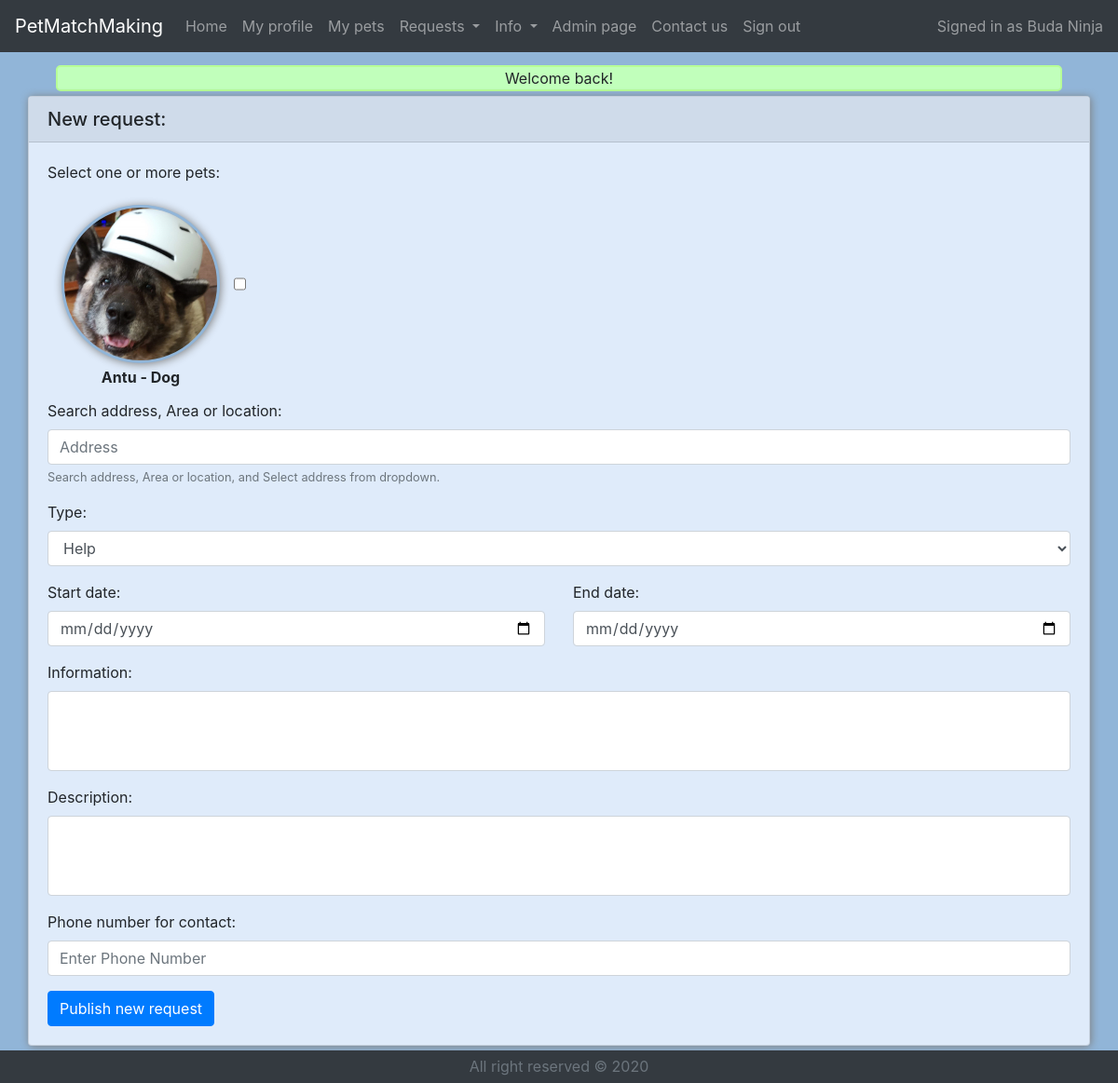
The page /main.php?helpRequestAdd (signed in) on the database its author committed.
### tables this page shows
CREATE TABLE `users` (
  `userID` int(11) NOT NULL,
  `userEmail` varchar(64) NOT NULL,
  `userPassword` varchar(64) NOT NULL,
  `userFName` varchar(64) NOT NULL,
  `userLName` varchar(64) NOT NULL,
  `userPhone` varchar(64) NOT NULL,
  `userBirthday` date NOT NULL,
  `userAbout` text NOT NULL,
  `userRegisterTime` datetime NOT NULL,
  `userStatus` varchar(64) NOT NULL
);

CREATE TABLE `pets` (
  `petID` int(11) NOT NULL,
  `userID` int(11) NOT NULL,
  `petName` varchar(64) NOT NULL,
  `petType` varchar(64) NOT NULL,
  `petBirthday` date NOT NULL,
  `petSex` varchar(64) NOT NULL,
  `petFood` text NOT NULL,
  `petTemper` text NOT NULL,
  `petAbout` text NOT NULL,
  `petStatus` int(11) NOT NULL,
  `petRegisterTime` datetime NOT NULL
);

### classes/dbClass.php (called while the page is built, shortened)
<?php
require_once "User.php";
class dbClass
{
    private $host;
    private $db;
    private $charset;
    private $user;
    private $pass;
    private $opt = array(
        PDO::ATTR_ERRMODE => PDO::ERRMODE_EXCEPTION,
        PDO::ATTR_DEFAULT_FETCH_MODE => PDO::FETCH_ASSOC
    );
    private $connection;
    public function __construct(string $host = "localhost", string $db = "petmatchdb", string $charset = "utf8", string $user = "root", string $pass = "")
    {
        $this->host = $host;
        $this->db = $db;
        $this->charset = $charset;
        $this->user = $user;
        $this->pass = $pass;
    }
    public function connect()
    {
        $dsn = "mysql:host=$this->host;dbname=$this->db;charset=$this->charset";
        $this->connection = new PDO($dsn, $this->user, $this->pass, $this->opt);
    }
    public function disconnect(){
        $this->connection = null;
    }
    public function getObjectsGeneral($table_name, $condition, $objectToFetch){
        $objArray = Array();
        $sql="SELECT * FROM `".$table_name."`".$condition;
        $result = $this->connection->query($sql);
        while ($row = $result->fetchObject($objectToFetch)){
            $objArray[] = $row;
        }
        return $objArray;
    }
    function xmlToString($htmlStr)
    {
        $xmlStr=str_replace('&lt;','<',$htmlStr);
        $xmlStr=str_replace('&gt;','>',$xmlStr);
        $xmlStr=str_replace('&quot;','"',$xmlStr);
        $xmlStr=str_replace("&#39;","'",$xmlStr);
        $xmlStr=str_replace('&amp;',"&",$xmlStr);
        return $xmlStr;
    }
    public function getSignedInUserData()
    {
        if (isset($_SESSION['user'])) {
            $statement = $this->connection->prepare("SELECT * FROM users WHERE userID=:id");
            $statement->execute([':id'=>$_SESSION['user']]);
            $userFromDB=$statement->fetchObject('User');
            $userFromDB->setUserPassword("Hi there!");
            return $userFromDB;
        }
    }
    public function getPetsByUserID($id)
    {
        $petsArray = Array();
        $result = $this->connection->query("SELECT * FROM `pets` WHERE userID='$id'");
        while ($row = $result->fetchObject('Pet')) {
            $petsArray[] = $row;
        }
        return $petsArray;
    }
    public function getPetImageLocation(Pet $p)
    {
        $location = "Images/Pets/";
        $filename = $p->getPetID().".JPG";
        return $location.$filename;
    }
}

### classes/User.php (called while the page is built, shortened)
<?php
require_once "dbClass.php";
class User
{
    private $userFName;
    private $userLName;
    private $userPhone;
    private $userStatus;
    public function getUserFName()
    {
        $db = new dbClass();
        return $db->xmlToString($this->userFName);
    }
    public function getUserLName()
    {
        $db = new dbClass();
        return $db->xmlToString($this->userLName);
    }
    public function getUserPhone()
    {
        return $this->userPhone;
    }
    public function getUserStatus()
    {
        return $this->userStatus;
    }
}

### classes/Pet.php (called while the page is built, shortened)
<?php
class Pet
{
    private $petID;
    private $petName;
    private $petType;
    public function getPetID()
    {
        return $this->petID;
    }
    public function getPetName()
    {
        return $this->petName;
    }
    public function getPetType()
    {
        return $this->petType;
    }
}

### helpRequestAdd.php (the view, shortened to what this page needs)
<?php
require_once "classes/dbClass.php";
require_once "classes/Pet.php";
$db = new dbClass();
$signedInUser=$db->getSignedInUserData();
$today = date("Y-m-d H:i:s");
$today = substr($today, 0, 10);
$oneyearfromnow = (string)((int)substr($today, 0, 4)+1).substr($today, 4, 6);
?>
<div class="d-flex justify-content-center">
<div class="card">
    <h5 class="card-header">New request:</h5>
    <div class="card-body">
    <form action="helpRequestAdd.php" onsubmit="return validateForm()" method=post id="newHelpForm" name="addHRform">
    <label>Select one or more pets:</label>
    <?php
    $myPetsArray = $db->getPetsByUserID($_SESSION['user']);
    if ($myPetsArray == null)
        echo "no pets found in DB.";
    else
    {
        $petsStr="<br><div class='card-deck'>";
        foreach ($myPetsArray as $p)
        {
            $image_str = "'background-image:url(".$db->getPetImageLocation($p).")';";
            $petsStr.="<div class='pet-img' style=$image_str><div class='pet-name'>".$p->getPetName()." - ".$p->getPetType()."</div></div>";
            $petsStr.="<input type='checkbox' name='pet[]' id='petsInHelp' value='".$p->getPetID()."'>";
        }
        $petsStr.="</div>";
        echo $petsStr;
    }
    ?>
    <div class="form-group">
        <br><label>Search address, Area or location:</label>
        <div class="form-row">
            <div class="col">
                <input class="form-control" id="autocomplete" placeholder="Address" onFocus="geolocate()" type="text">
                <small id="emailHelp" class="form-text text-muted">Search address, Area or location, and Select address from dropdown.</small>
            </div>
        </div>
    </div>
    <div class="form-group">
        <div class="form-row">
            <div class="col">
            <label>Type:</label>
                <select class="form-control" name="type">
                    <option value="Help">Help</option>
                </select>
            </div>
        </div>
    </div>
    <div class="form-group">
        <div class="row">
            <div class="col">
                <label>Start date:</label>
                <input type="date" class="form-control" id="datestart" placeholder="Start date" name="startdate" min='<?php echo $today;?>' max="<?php echo $oneyearfromnow?>" required>
            </div>
            <div class="col">
                <label>End date:</label>
                <input type="date" class="form-control" id="dateend" placeholder="End date date" name="enddate" min='<?php echo $today;?>' max="<?php echo $oneyearfromnow?>">
            </div>
        </div>
    </div>
<div class="form-group">
        <label>Information:</label>
        <textarea class="form-control" id="paymentOffer" name="payment" rows="3" required></textarea>
    </div>
    <div class="form-group">
        <label>Description:</label>
        <textarea class="form-control" id="exampleFormControlTextarea1" name="helpAbout" rows="3" required></textarea>
    </div>
    <div class="form-group">
        <label>Phone number for contact:</label>
        <div class="form-group">
            <input type="tel" class="form-control" id="exampleInputPhone1" aria-describedby="emailHelp" placeholder="Enter Phone Number"  name="phone" value="<?php echo $signedInUser->getUserPhone()?>" pattern="[0-9]{9,10}" title="please enter a valid phone number" required>
        </div>
    </div>
    <button type="submit" class="btn btn-primary" name="helpRequestSent">Publish new request</button>
</form>
    </div>
</div>
</div>

### headerUser.php (shortened to what this page needs)
<header>
    <div class="fixed-top">
        <nav class="navbar navbar-expand-lg navbar-dark bg-dark">
            <div class="navbar-brand" href="#">PetMatchMaking</div>
            <div class="collapse navbar-collapse" id="navbarNavDropdown">
                <ul class="navbar-nav mr-auto">
                    <li class="nav-item">
                        <a class="nav-link" href="main.php">Home</a>
                    </li>
                    <li class="nav-item">
                        <a class="nav-link" href="?myProfile">My profile</a>
                    </li>
                    <li class="nav-item">
                        <a class="nav-link" href="?myPets">My pets</a>
                    </li>
                    <li class="nav-item dropdown">
                        <a class="nav-link dropdown-toggle" href="#" id="navbarDropdownMenuLink" data-toggle="dropdown" aria-haspopup="true" aria-expanded="false">
                            Requests
                        </a>
                    </li>
                    <li class="nav-item dropdown">
                        <a class="nav-link dropdown-toggle" href="#" id="navbarDropdownMenuLink" data-toggle="dropdown" aria-haspopup="true" aria-expanded="false">
                            Info
                        </a>
                    </li>
                    <?php
                    require_once "classes/dbClass.php";
                    require_once "classes/User.php";
                    $db = new dbClass();
                    $signedInUser = $db->getObjectsGeneral("users", "WHERE `userID`='".$_SESSION['user']."'", "User")[0];
                    if ($signedInUser->getUserStatus()=="admin")
                        echo "<li class='nav-item'><a class='nav-link' href='?admin'>Admin page</a></li>";
                    ?>
                    <li class="nav-item">
                        <a class="nav-link" href="?contactUs">Contact us</a>
                    </li>
                    <li class="nav-item">
                        <a class="nav-link" href="?signOut">Sign out</a>
                    </li>
                </ul>
                <span class="navbar-text">
                  <?php
                  if (isset($_SESSION['user']))
                      echo "Signed in as ".$signedInUser->getUserFName()." ".$signedInUser->getUserLName();
                  else
                      echo "Not signed in";
                  ?>
                </span>
            </div>
        </nav>
    </div>
</header>

### styles/myCss.css (style rules this page uses)
html { position: relative; min-height: 100%; }
body { background-color: #91B5D8; margin-bottom: 35px; padding-top: 70px; }
.card { width: 95%; background-color: #dfebfa; margin: 5px; box-shadow: 1px 1px 10px grey; }
.card-header { background-color: #cfdbea; }
.pet-img { position: relative; float: left; width: 170px; height: 170px; background-color: white; background-position: 50% 50%; background-repeat: no-repeat; background-size: cover; border: 3px solid #91B5D8; border-radius: 50%; margin: 15px; box-shadow: 1px 1px 10px grey; text-align: center; }
.pet-name { font-weight: bold; position: absolute; bottom: -30px; width: 100%; }
.card-deck { display: flex; margin-right: auto; margin-left: auto; }
textarea { resize: none; }

### rows shown on the page
users: userFName "Buda", userLName "Ninja"
pets: petName "Antu", petType "Dog"

### other values the page prints
$_SESSION['userMessage'] "Welcome back!"
